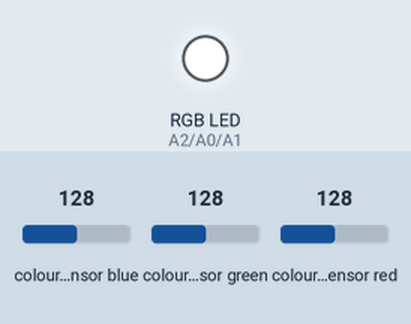
The sketch below on a simulated Arduino Uno, built with avr-gcc and run on an emulated ATmega328P. On the bench: an RGB LED mixed from three pins (HIGH = lit). Wiring (inferred from the names in the program): TCS3200 colour sensor: output pin 8; S2 pin 6; S3 pin 7; S0 pin 4; S1 pin 5. The inputs (shaded band) are chosen by the test bench; at power-on: colour sensor blue 128, colour sensor green 128, colour sensor red 128. Pins used as bus, display or sensor lines are not drawn; what the sketch prints to the serial monitor is not drawn.

Above: at 0.1 s.
At 1.3 s:
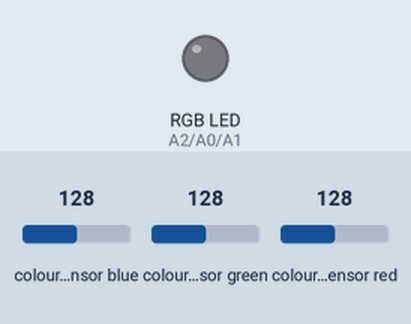
Timing chart, 0 to 2.8 s (numbered marks = the images above):
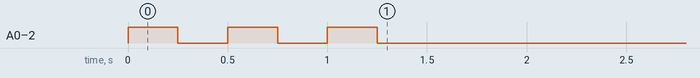

The sketch:

Color_Sensor_interface_with_Arduino.ino
```cpp
//Color Sensor interface with Arduino
//Aman Shaikh

// Define Colour senor pins with arduino
#define S0 4   //Digital(PWM) Pin(any betn 2-13) of Arduino(any)
#define S1 5   //Digital(PWM) Pin(any betn 2-13) of Arduino(any)
#define S2 6   //Digital(PWM) Pin(any betn 2-13) of Arduino(any)
#define S3 7   //Digital(PWM) Pin(any betn 2-13) of Arduino(any)
#define OUT 8  //Digital(PWM) Pin(any betn 2-13) of Arduino(any)


// Define Led with arduino
#define LedRed    A2   //Analog Pin(any betn A0- A5) of Arduino(any)
#define LedGreen  A0   //Analog Pin(any betn A0- A5) of Arduino(any)
#define LedBlue   A1   //Analog Pin(any betn A0- A5) of Arduino(any)

//Declare integer
int R,G,B = 0;

void setup()
{
  pinMode(S0, OUTPUT);
  pinMode(S1, OUTPUT);
  pinMode(S2, OUTPUT);
  pinMode(S3, OUTPUT);
  pinMode(OUT, INPUT);

  pinMode(LedRed, OUTPUT);
  pinMode(LedGreen, OUTPUT);
  pinMode(LedBlue, OUTPUT);

  // Setting frequency-scaling to 20%
  digitalWrite(S0,HIGH);
  digitalWrite(S1,LOW);

  Serial.begin(9600);

  for (int i=0; i<=5; i++){
    digitalWrite(LedRed, !digitalRead(LedRed));
    digitalWrite(LedGreen, !digitalRead(LedGreen));
    digitalWrite(LedBlue, !digitalRead(LedBlue));
    delay(250);
  }
}

void loop()
{
  // Setting red filtered photodiodes to be read Red frequency
  digitalWrite(S2,LOW);
  digitalWrite(S3,LOW);
  R = pulseIn(OUT, LOW);  // Reading the output Red frequency
  delay(100);
  // Setting Green filtered photodiodes to be read Green frequency
  digitalWrite(S2,HIGH);
  digitalWrite(S3,HIGH);
  G = pulseIn(OUT, LOW);  // Reading the output Green frequency
  delay(100);
  // Setting Blue filtered photodiodes to be read Blue frequency
  digitalWrite(S2,LOW);
  digitalWrite(S3,HIGH);
  B = pulseIn(OUT, LOW);  // Reading the output Blue frequency
  delay(100);

  //----------------------------------------------------------
  //Detect colors based on sensor values
  if (R>20 && R<35 && G>80 && G<105 && B>70 && B<90){       // to detect red
    digitalWrite(LedRed, HIGH);
  }
  else if (R>75 && R<100 && G>60 && G<85 && B>75 && B<95){  // to detect green
    digitalWrite(LedGreen, HIGH);
  }
  else if (R>95 && R<115 && G>70 && G<95 && B>30 && B<55){  // to detect blue
    digitalWrite(LedBlue, HIGH);
  }
  else{
    digitalWrite(LedRed, LOW);
    digitalWrite(LedGreen, LOW);
    digitalWrite(LedBlue, LOW);
  }
  //----------------------------------------------------------

  // Print RGB Sensor Values
  Serial.print("R= ");
  Serial.print(R);
  Serial.print(" | ");
  Serial.print("G= ");
  Serial.print(G);
  Serial.print(" | ");
  Serial.print("B= ");
  Serial.print(B);
  Serial.println();
  delay(200);
}
```
